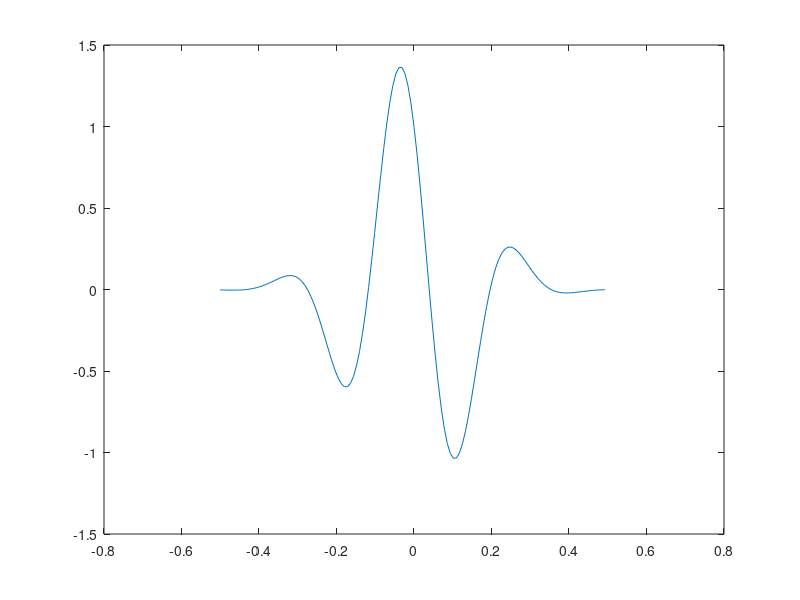
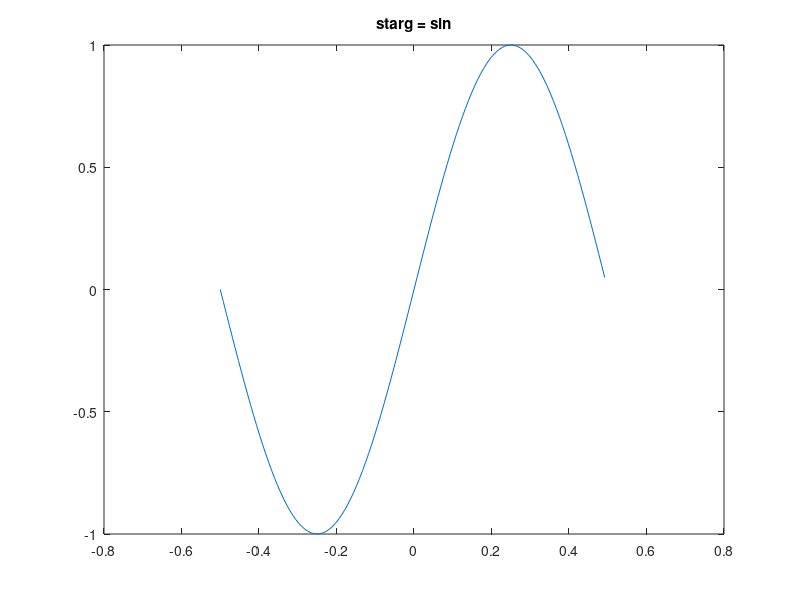
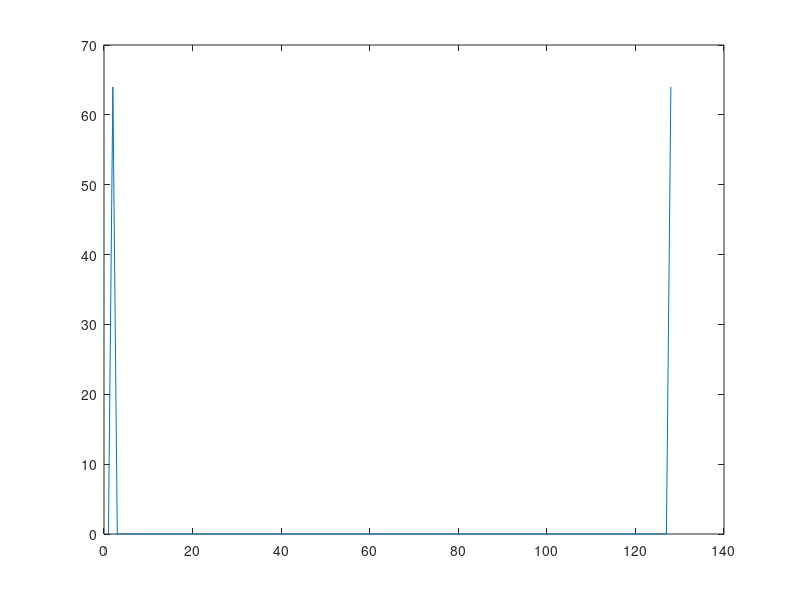
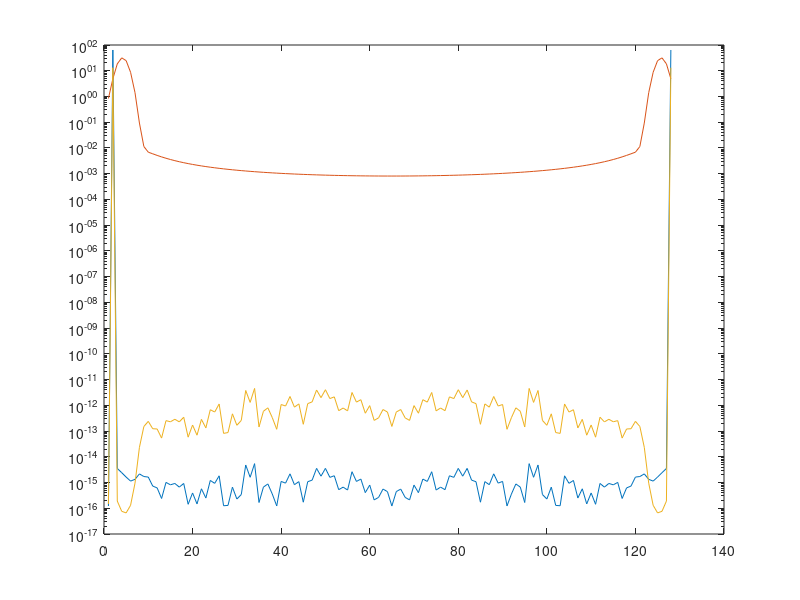

MATLAB code for these plots, in order:
% asymPulse.m

% pls3 is an assymetric pulse
t = (-64:63)/128;
w = 20;
lam = 0.2;
pls3 = (cos(w*t)-sin(w*t)).*exp(-(t/lam).^2);
figure;
plot(t, pls3)
fpls3 = fft(pls3);

% Target is a sine wave
starg = sin(2*pi*t);
figure;
plot( t, starg)
title('starg = sin')
fstarg = fft(starg);
figure;
plot( abs(fstarg))

% Calculate the kernel
rattargtopls3 = fstarg ./ fpls3;
figure;
semilogy([abs(fstarg(:)),abs(fpls3(:)),abs(rattargtopls3(:))])
kerntd3 = ifft( rattargtopls3);
% figure;
% plot(abs(kerntd3))
figure;
plot(real(kerntd3))
figure;
plot(imag(kerntd3))
% figure;
% plot(angle(kerntd3))
figure;
plot( t, conv(pls3, kerntd3, 'same'))

% Evaluate at discrete shifts
flipk = fliplr(kerntd3);
flipk*pls3'
for k = -4:2
    flipk*circshift(pls3',k)
end
